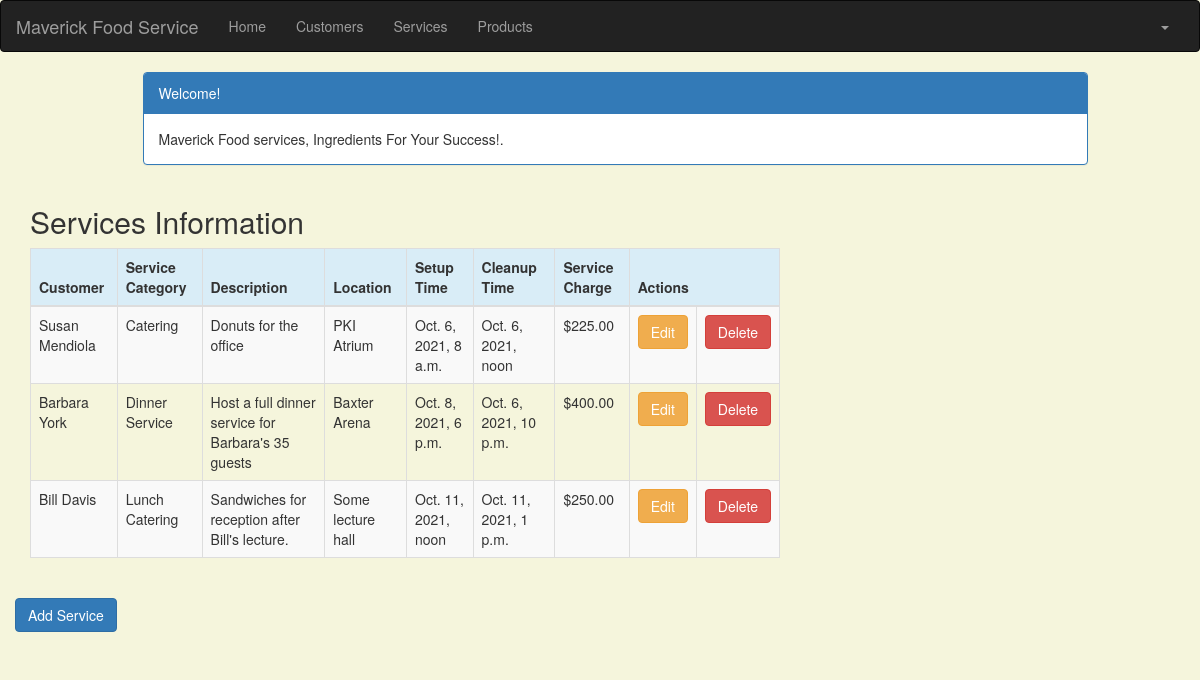
Screenshot of /service_list (signed in) with the database file from the repository.
### crm/models.py (models this page shows, shortened)
class Service(models.Model):
    cust_name = models.ForeignKey(Customer, on_delete=models.CASCADE, related_name='services')
    service_category = models.CharField(max_length=100)
    description = models.TextField()
    location = models.CharField(max_length=200)
    setup_time = models.DateTimeField(
        default=timezone.now)
    cleanup_time = models.DateTimeField(
        default=timezone.now)
    service_charge = models.DecimalField(max_digits=10, decimal_places=2)
    created_date = models.DateTimeField(
        default=timezone.now)
    updated_date = models.DateTimeField(auto_now_add=True)

class Customer(models.Model):
    cust_name = models.CharField(max_length=50)
    organization = models.CharField(max_length=100, blank=True)
    role = models.CharField(max_length=100)
    email = models.EmailField(max_length=100)
    bldgroom = models.CharField(max_length=100)
    address = models.CharField(max_length=200)
    account_number = models.IntegerField(blank=False, null=False)
    city = models.CharField(max_length=50)
    state = models.CharField(max_length=50)
    zipcode = models.CharField(max_length=10)
    phone_number = models.CharField(max_length=50)
    created_date = models.DateTimeField(
        default=timezone.now)
    updated_date = models.DateTimeField(auto_now_add=True)
    def __str__(self):
        return str(self.cust_name)

### crm/views.py (the view)
# urls.py: path('service_list', views.service_list, name='service_list'),
@login_required
def service_list(request):
   services = Service.objects.filter(created_date__lte=timezone.now())
   return render(request, 'crm/service_list.html', {'services': services})

### crm/templates/crm/service_list.html (shortened to what this page needs)
<!DOCTYPE html>
{% extends 'crm/base.html' %}
{% load humanize %}
{% block content %}
    <head>
        <link rel="stylesheet" href="https://maxcdn.bootstrapcdn.com/bootstrap/3.3.4/css/bootstrap.min.css">
    </head>
    <body>
    <div class="container">
        <div class="row">
            <div class="col-md-10 col-md-offset-1">
                <div class="panel panel-primary">
                    <div class="panel-heading">Welcome!</div>
                    <div class="panel-body">
                        Maverick Food services, Ingredients For Your Success!.
                    </div>
                </div>
            </div>
        </div>
    </div>
    <div class="row">
        <h2 style="padding-left: 15Px">Services Information</h2>
    </div>
    <div>
        <table class="table table-striped table-bordered table-hover">
            <thead>
            <tr class="bg-info">
                <th>Customer</th>
                <th>Service Category</th>
                <th>Description</th>
                <th>Location</th>
                <th>Setup Time</th>
                <th>Cleanup Time</th>
                <th>Service Charge</th>
                <th colspan="3">Actions</th>
            </tr>
            </thead>
            <tbody>
            {% for service in services %}
                <tr>
                    <td>{{ service.cust_name }}</td>
                    <td>{{ service.service_category }}</td>
                    <td>{{ service.description }}</td>
                    <td>{{ service.location }}</td>
                    <td>{{ service.setup_time }}</td>
                    <td>{{ service.cleanup_time }}</td>
                    <td>${{ service.service_charge|floatformat:2|intcomma }}</td>
                    <td><a href="{% url 'crm:service_edit' pk=service.pk %}"
                           class="btn btn-warning">Edit</a></td>
                    <td><a href="{% url 'crm:service_delete' pk=service.pk %}"
                            onclick="return confirm('Are you sure you want to delete?')"
                            class="btn btn-danger">Delete</a>
                    </td>
                </tr>
            {% endfor %}
            </tbody>
        </table>
    </div>
    <div class="row">
        <a href="{% url 'crm:service_new' %}" class="row"><span
                class="btn btn-primary">Add Service</span></a>
    </div>
    </body>
{% endblock %}

### crm/templates/crm/base.html (shortened to what this page needs)
<!DOCTYPE html>
{% load static %}
<html lang="en">
<head>
    <link rel="stylesheet" href="https://maxcdn.bootstrapcdn.com/bootstrap/3.3.7/css/bootstrap.min.css">
</head>
<body id="app-layout">
<nav class="navbar navbar-inverse">
    <div class="container-fluid">
        <div class="navbar-header">
            <a class="navbar-brand" href="/">
                Maverick Food Service
            </a>
        </div>
        <div class="collapse navbar-collapse" id="myNavbar">
            <ul class="nav navbar-nav">
                <li><a href="{% url 'crm:home' %}">Home</a></li>
                <li><a href="{% url 'crm:customer_list' %}">Customers</a></li>
               <li><a href="{% url 'crm:service_list' %}">Services</a></li>
                <li><a href="{% url 'crm:product_list' %}">Products</a></li>
            </ul>
            <ul class="nav navbar-nav navbar-right">
                {% if user.is_authenticated %}
                    <li class="dropdown">
                        <a href="#" class="dropdown-toggle" data-toggle="dropdown" role="button" aria-expanded="false">
                            <span class="caret"></span>
                        </a>
                    </li>
                {% else %}
                    <li><a href="{% url 'login' %}"><span class="glyphicon glyphicon-log-in"></span> Login</a></li>
                {% endif %}
            </ul>
        </div>
    </div>
</nav>
<div class="content container">
    <div class="row">
        <div class="col-md-8">
            {% block content %}{% endblock %}
        </div>
    </div>
</body>
</html>

### crm/templates/crm/base.html (style rules this page uses)
.navbar { margin-bottom: 0; border-radius: 0; }

### crm/templates/crm/service_list.html (style rules this page uses)
body { background-color: beige; }

### rows the page displays
Service: cust_name "Susan Mendiola", service_category "Catering", description "Donuts for the office", location "PKI Atrium", setup_time "Oct. 6, 2021, 8 a.m.", cleanup_time "Oct. 6, 2021, noon", service_charge "225.00"
Service: cust_name "Barbara York", service_category "Dinner Service", description "Host a full dinner service for Barbara's 35 guests", location "Baxter Arena", setup_time "Oct. 8, 2021, 6 p.m.", cleanup_time "Oct. 6, 2021, 10 p.m.", service_charge "400.00"
Service: cust_name "Bill Davis", service_category "Lunch Catering", description "Sandwiches for reception after Bill's lecture.", location "Some lecture hall", setup_time "Oct. 11, 2021, noon", cleanup_time "Oct. 11, 2021, 1 p.m.", service_charge "250.00"
